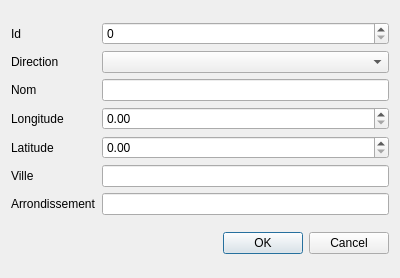
<?xml version="1.0" encoding="UTF-8"?>
<ui version="4.0">
 <class>BorneFontaineInterfaceClass</class>
 <widget class="QDialog" name="BorneFontaineInterfaceClass">
  <property name="geometry">
   <rect>
    <x>0</x>
    <y>0</y>
    <width>400</width>
    <height>278</height>
   </rect>
  </property>
  <property name="windowTitle">
   <string>BorneFontaineInterface</string>
  </property>
  <layout class="QVBoxLayout" name="verticalLayout">
   <item>
    <layout class="QGridLayout" name="gridLayout">
     <item row="0" column="0">
      <widget class="QLabel" name="label">
       <property name="text">
        <string>Id</string>
       </property>
      </widget>
     </item>
     <item row="0" column="1">
      <widget class="QSpinBox" name="id"/>
     </item>
     <item row="1" column="0">
      <widget class="QLabel" name="label_2">
       <property name="text">
        <string>Direction</string>
       </property>
      </widget>
     </item>
     <item row="1" column="1">
      <widget class="QComboBox" name="direction"/>
     </item>
     <item row="2" column="0">
      <widget class="QLabel" name="label_3">
       <property name="text">
        <string>Nom</string>
       </property>
      </widget>
     </item>
     <item row="2" column="1">
      <widget class="QLineEdit" name="nom"/>
     </item>
     <item row="3" column="0">
      <widget class="QLabel" name="label_4">
       <property name="text">
        <string>Longitude</string>
       </property>
      </widget>
     </item>
     <item row="3" column="1">
      <widget class="QDoubleSpinBox" name="longitude"/>
     </item>
     <item row="4" column="0">
      <widget class="QLabel" name="label_5">
       <property name="text">
        <string>Latitude</string>
       </property>
      </widget>
     </item>
     <item row="4" column="1">
      <widget class="QDoubleSpinBox" name="latitude"/>
     </item>
     <item row="5" column="0">
      <widget class="QLabel" name="label_6">
       <property name="text">
        <string>Ville</string>
       </property>
      </widget>
     </item>
     <item row="5" column="1">
      <widget class="QLineEdit" name="ville"/>
     </item>
     <item row="6" column="0">
      <widget class="QLabel" name="label_7">
       <property name="text">
        <string>Arrondissement</string>
       </property>
      </widget>
     </item>
     <item row="6" column="1">
      <widget class="QLineEdit" name="arrondissement"/>
     </item>
    </layout>
   </item>
   <item>
    <widget class="QDialogButtonBox" name="buttonBox">
     <property name="standardButtons">
      <set>QDialogButtonBox::Cancel|QDialogButtonBox::Ok</set>
     </property>
    </widget>
   </item>
  </layout>
 </widget>
 <layoutdefault spacing="6" margin="11"/>
 <resources/>
 <connections/>
</ui>
